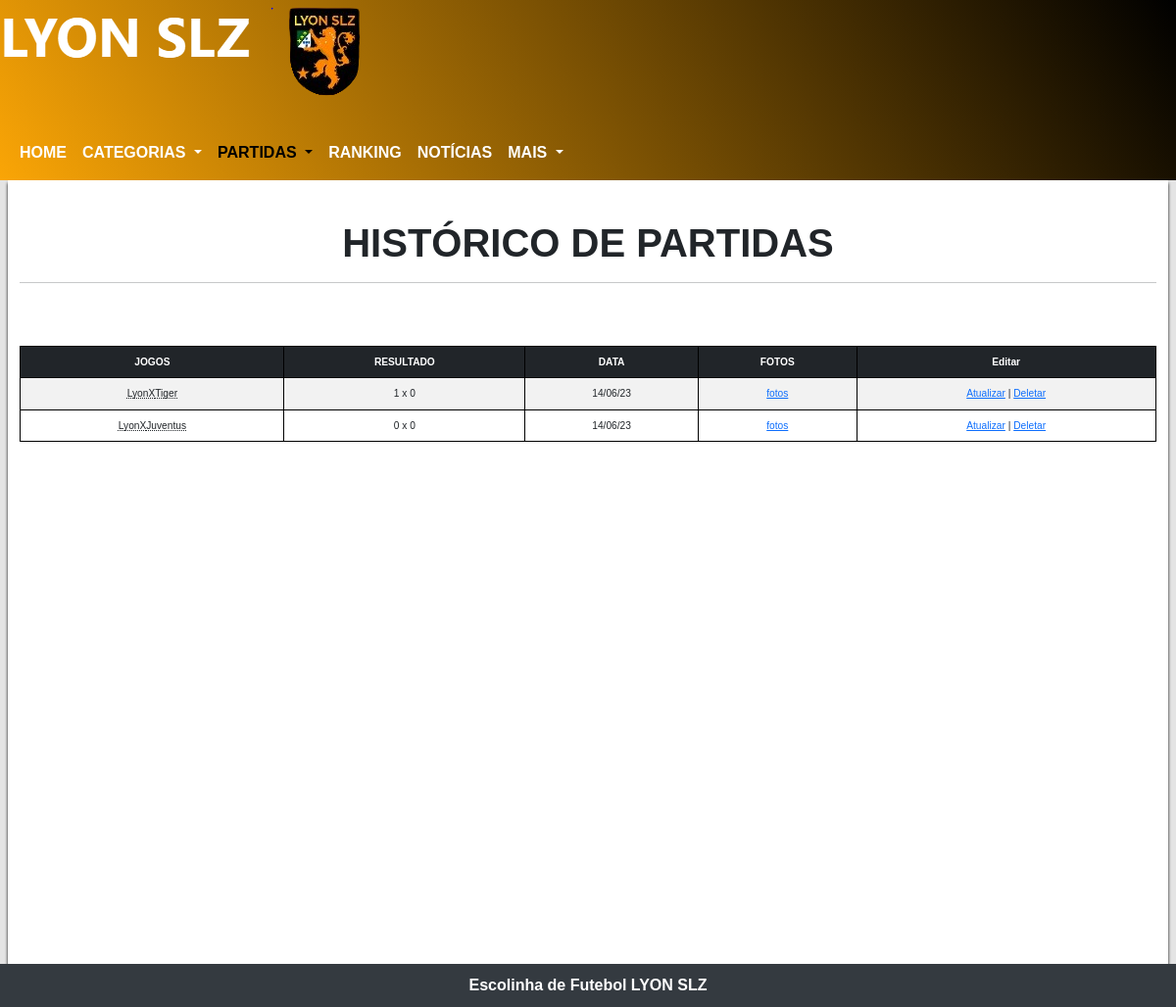
Page /admin/historicoPartidasAdmin.php on the committed database.
### tables this page shows
CREATE TABLE `tblpartidass` (
  `id` int(11) UNSIGNED NOT NULL,
  `localidade` varchar(255) NOT NULL,
  `adversario` varchar(255) DEFAULT NULL,
  `id_campeonato` int(10) UNSIGNED NOT NULL,
  `data_partida` date NOT NULL,
  `link_fotos` varchar(255) NOT NULL,
  `horario` time(6) NOT NULL,
  `gols_lyon` int(11) NOT NULL,
  `gols_adv` int(11) NOT NULL
);

### admin/historicoPartidasAdmin.php (the view, shortened to what this page needs)
<?php
include('../db/conexao.php');
$sql = $pdo->prepare("SELECT tblpartidass.*, tblcampeonato.nome_campeonato
FROM tblpartidass
JOIN tblcampeonato ON tblpartidass.id_campeonato = tblcampeonato.id_campeonato
");
$sql->execute();
$dados = $sql->fetchAll();
?>
<!DOCTYPE html>
<html lang="pt-br">
<head>
    <link href="https://cdn.jsdelivr.net/npm/bootstrap@5.3.0/dist/css/bootstrap.min.css" rel="stylesheet">
    <link rel="stylesheet" href="../css/navHamburguer.css">
    <link rel="stylesheet" href="../css/layout.css">
    <link rel="stylesheet" href="lyon.jpg">
    <link rel="stylesheet" href="../css/timeANDescudo.css">
    <link rel="stylesheet" href="../css/update-delete.css">
</head>
<body>
    <div class="cabecalho">
        <picture>
            <source media="(max-width: 261px)" srcset='../img/imgLogo/lyonSlzEscudo5.png' loading="lazy">
            <source media="(max-width: 269px)" srcset='../img/imgLogo/lyonSlzEscudo4.png' loading="lazy">
            <source media="(max-width: 311px)" srcset='../img/imgLogo/lyonSlzEscudo3.png' loading="lazy">
            <source media="(max-width: 375px)" srcset='../img/imgLogo/lyonSlzEscudo2.png' loading="lazy">
            <img src="../img/imgLogo/lyonSlzEscudo.png" alt="Escudo do time LYYON SLZ" loading="lazy">
        </picture>
        <nav class="navbar navbar-expand-lg mt-4">
            <div class="container-fluid">
                <div class="collapse navbar-collapse" id="navbarNavDropdown">
                    <ul class="navbar-nav">
                        <li class="nav-item">
                            <a class="nav-link" aria-current="page" href="homeAdmin.php">HOME</a>
                        </li>
                        <li class="nav-item dropdown">
                            <a class="nav-link dropdown-toggle" href="#" role="button" data-bs-toggle="dropdown" aria-expanded="false">
                                CATEGORIAS
                            </a>
                        </li>
                        <li class="nav-item dropdown">
                            <a class="nav-link dropdown-toggle active" href="#" role="button" data-bs-toggle="dropdown" aria-expanded="false">
                                PARTIDAS
                            </a>
                        </li>
                        <li class="nav-item">
                            <a class="nav-link" aria-current="page" href="rankingAdmin.php">RANKING</a>
                        </li>
                        <li class="nav-item">
                            <a class="nav-link" href="noticiaisAdmin.php">NOTÍCIAS</a>
                        </li>
                        <li class="nav-item dropdown">
                            <a class="nav-link dropdown-toggle" href="#" role="button" data-bs-toggle="dropdown" aria-expanded="false">
                                MAIS
                            </a>
                        </li>
                    </ul>
                </div>
            </div>
        </nav>
    </div>
    <main>
        <div class="container-fluid">
            <h1 id="calendarioDeJogos">HISTÓRICO DE PARTIDAS</h1>
            <hr>
            <br><br>
            <?php
            $data_Atual = date("Y-m-d");
            if (count($dados) > 0) {
                echo "<div class='table table-responsive table-striped'>";
                echo "<table class='table table-striped'>
                  <thead class=table-dark>
                  <tr>
              <th>JOGOS</th>
              <th>RESULTADO</th>
              <th>DATA</th>
              <th>FOTOS</th>
              <th>Editar</th>
                  </tr>
                  </thead>";
                foreach ($dados as $chaves => $valor) {
                    $dataJogo = $valor['data_partida'];
                    if (strtotime($dataJogo) <= strtotime($data_Atual)) {
                        echo "<tr>
                                <td><abbr title='" . $valor['nome_campeonato'] . "'>" . "LyonX" . $valor['adversario'] . "</abbr></td>
                                <td>" . $valor['gols_lyon'] . " x " . $valor['gols_adv'] . "</td>
                                <td>" . date("d/m/y", strtotime($valor['data_partida'])) . "</td>
                                <td> <a href='". $valor['link_fotos'] ."' target='_blank'>fotos</a> </td>
                                <td><a href='#' class='btn-atualizar'
                                data-id='" . $valor['id'] . "'
                                data-link_fotos='". $valor['link_fotos'] ."'
                                data-gols_lyon='" . $valor['gols_lyon'] . "'
                                data-gols_adv='" . $valor['gols_adv'] . "'>Atualizar</a> | <a href='#' class='btn-deletar'
                                data-id='" . $valor['id'] . "'
                                data-localidade='" . $valor['localidade'] . "'
                                data-timeb='" . $valor['adversario'] . "'
                                data-data_partida='" . $valor['data_partida'] . "'>Deletar</a></td>
                            </tr>";
                    }
                }
                echo "</table>";
                echo "</div>";
            } else {
                echo "<p class='mt-4' style='text-align:center'>Nenhuma partida foi <a href='cadastroDePartidas.php'>cadastrada</a></p>";
            }
            ?>
        </div>
    </main>
    <footer>
        <p class="mb-0">Escolinha de Futebol LYON SLZ</p>
    </footer>
</body>
</html>

### css/navHamburguer.css (style rules this page uses)
.nav-link { color: white; font-weight: bold; font-size: 100%; }

### css/layout.css (style rules this page uses)
:root { --cor-fundo: linear-gradient(55deg, rgb(250, 165, 6), black); --cor-submenu: rgb(172, 114, 8); --cor-hover: rgb(226, 190, 30); --cor-primaria: rgb(231, 241, 236); }
body { background-color: rgb(228, 228, 228); }
main { background-color: white; min-height: 100vh; margin: auto; box-shadow: 0px 3px 3px 0px black; }
footer { background-color: #343a40; padding: 10px; }
footer>p { text-align: center; color: white; font-weight: bold; }

### css/timeANDescudo.css (style rules this page uses)
div.cabecalho { background: linear-gradient(55deg, rgb(250, 165, 6), black); }

### admin/historicoPartidasAdmin.php (style rules this page uses)
body { font-family: Arial, Helvetica, sans-serif; }
#calendarioDeJogos { text-align: center; padding-top: 5vh; font-weight: bold; }
table { width: 100%; }
td, th { padding: 2px; text-align: center; border: solid 1px black; font-size: 63.7%; }
main { width: 98.6vw; }

### rows in the picture
tblpartidass: adversario "Tiger", gols_lyon "1", gols_adv "0", data_partida "14/06/23"
tblpartidass: adversario "Juventus", gols_lyon "0", gols_adv "0", data_partida "14/06/23"
